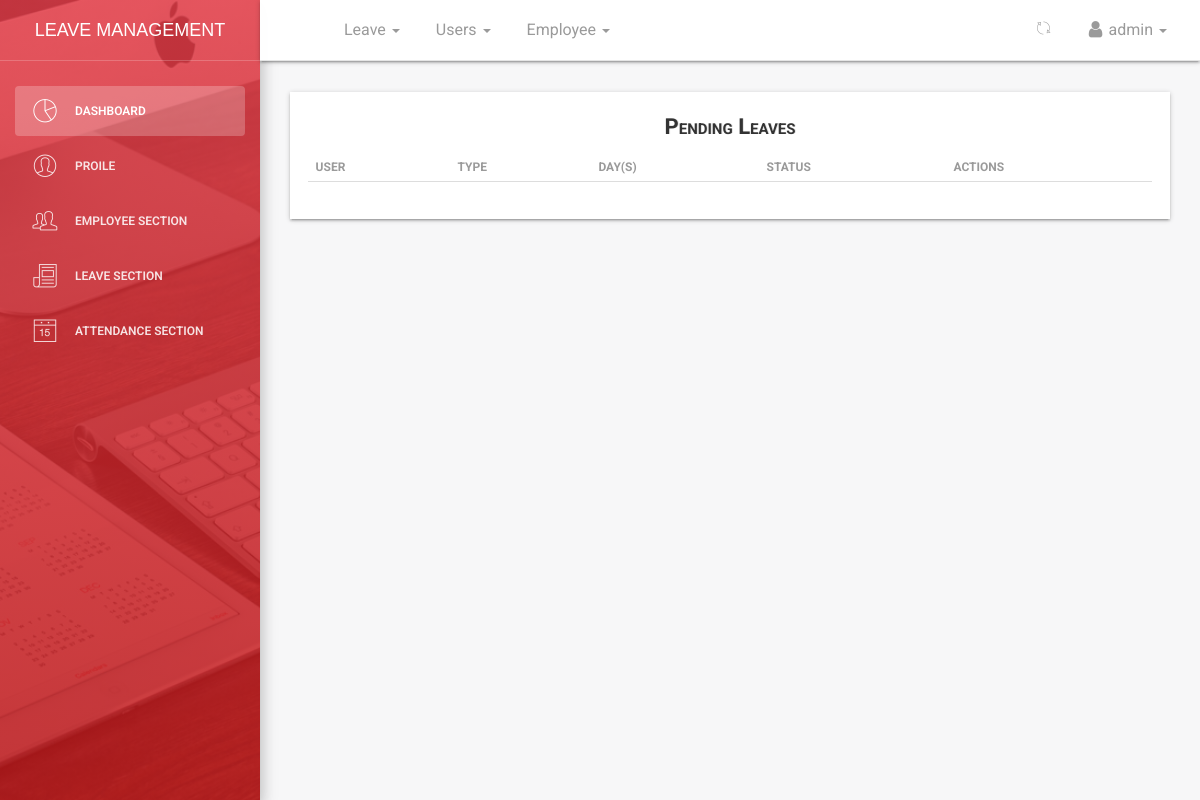
Before: /dashboard/leaves/pending/all/ (signed in) with the older database file.
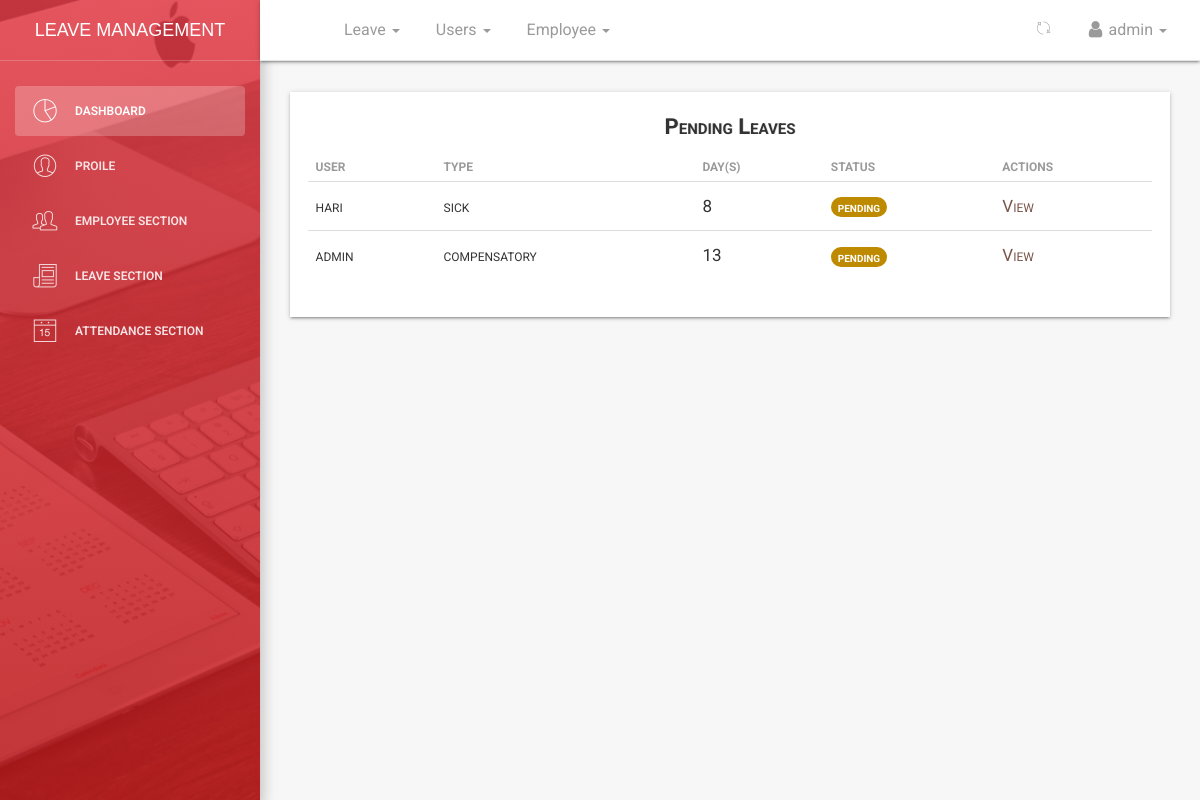
After: the same page with the newer database file.
### leave/models.py (models this page shows, shortened)
class Leave(models.Model):
    user = models.ForeignKey(User, on_delete=models.CASCADE, default=1)
    startdate = models.DateField(verbose_name=_('Start Date'), help_text='leave start date is on ..', null=True, blank=False)
    enddate = models.DateField(verbose_name=_('End Date'), help_text='coming back on ...', null=True, blank=False)
    leavetype = models.CharField(choices=LEAVE_TYPE, max_length=25, default=SICK, null=True, blank=False)
    reason = models.CharField(verbose_name=_('Reason for Leave'), max_length=255, help_text='add additional information for leave', null=True, blank=True)
    defaultdays = models.PositiveIntegerField(verbose_name=_('Leave days per year counter'), default=DAYS, null=True, blank=True)
    status = models.CharField(max_length=12, default='pending')  # pending, approved, rejected, cancelled
    is_approved = models.BooleanField(default=False)  # hide
    updated = models.DateTimeField(auto_now=True, auto_now_add=False)
    created = models.DateTimeField(auto_now=False, auto_now_add=True)
    objects = LeaveManager()
    class Meta:
        verbose_name = _('Leave')
        verbose_name_plural = _('Leaves')
        ordering = ['-created']  # recent objects
    @property
    def leave_days(self):
        if self.startdate > self.enddate:
            return
        dates = (self.enddate - self.startdate)
        return dates.days

### dashboard/views.py (the view)
# urls.py: path('leaves/pending/all/', views.leaves_list, name='leaveslist'),
def leaves_list(request):
    if not (request.user.is_staff and request.user.is_superuser):
        return redirect('/')
    leaves = Leave.objects.all_pending_leaves()
    dataset = {
        'leave_list': leaves,
        'title': 'Leaves List - Pending'
    }
    return render(request, 'dashboard/leaves_recent.html', dataset)

### leave/manager.py (called while the page is built)
	def all_pending_leaves(self):
		return super().get_queryset().filter(status = 'pending').order_by('-created')# applying FIFO

### templates/dashboard/leaves_recent.html (shortened to what this page needs)
{% extends '_layout.html' %}
 {% block navheader %}
 	{% include 'includes/navheader_employee_app.html' %}
 {% endblock %}
 {% block content %}
        <section class="content">
            <section class="container-fluid">
            	   <section class="row">
                        <section class="col col-sm-8 offset-sm-2">
                        </section>
                    </section>
                	<div class="table-responsive table-shadow">
                		<div class="text-center table-description">
                			<h4 class="title-h3" style="text-shadow: 1px 0px rgba(0,0,0,0.11)">Pending Leaves</h4>
                		</div>
                		<table class="table">
							  <thead>
							    <tr>
							      <th scope="col"><b>User</b></th>
							      <th scope="col"><b>Type</b></th>
							      <th scope="col"><b>Day(s)</b></th>
							      <th scope="col"><b>Status</b></th>
							      <th scope="col"><b>Actions</b></th>
							    </tr>
							  </thead>
							  <tbody>
							  	{% for leave in leave_list %}
							    <tr>
							      <td>{{ leave.user }}</td>
							      <td>{{ leave.leavetype}}</td>
							      <td>{{ leave.leave_days }}</td>
							      <td><span class="badge badge-success" style="background-color:rgb(189, 138, 0); font-size: 14px;">{{ leave.status }}</span></td>
							      <td>
							      	<a href="{% url 'dashboard:userleaveview' leave.id %}" style="color: #795548;">
							      	    <span>View</span>
							      	</a>
							      </td>
							    </tr>
							    {% endfor %}
							  </tbody>
						</table>
					</div>
            </section>
        </section>
 {% endblock %}

Changed rows visible on the page:
added Leave: user "hari", leavetype "sick", leave_days "8", status "pending"
added Leave: user "admin", leavetype "compensatory", leave_days "13", status "pending"
